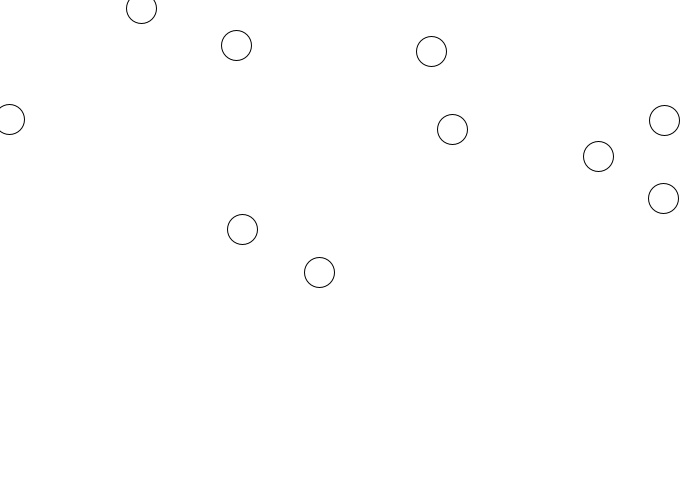
Frame 1 (no input)
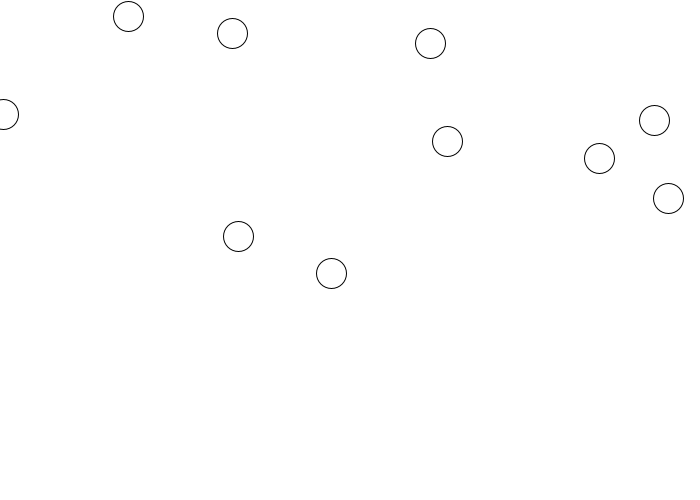
Frame 60 (the mouse pressed at the canvas centre just before this capture)
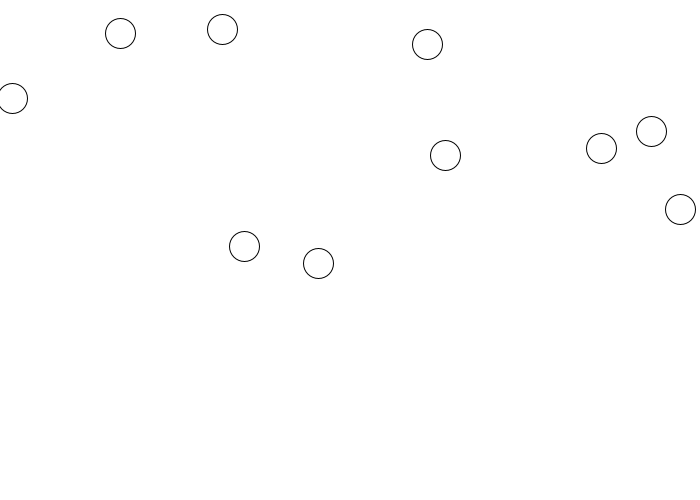
Frame 120 (the mouse held since frame 60 and released just before this capture)

The Processing sketch that drew these frames (run headless with seeded random() and noise(); from frame 60 on, the mouse is pressed at the canvas centre):

// Processing sketch: Task_Four
// ── Task_Four.pde
Circle[] circles = new Circle[10];

void setup() {
  size(700, 500);
  
  for (int i = 0; i < circles.length; i++) {
    float x = random(width);
    float y = random(height);
    circles[i] = new Circle(x, y);
  }
  
  circles[0].display();
}

void draw() {
  background(255);
  
  for (Circle c : circles) {
    c.move(random(-2, 2), random(-2, 2));
  }
}

class Circle {
  float xposition;
  float yposition;
  
  Circle(float xposition, float yposition) {
    this.xposition = xposition;
    this.yposition = yposition;
  }
  
  void display() {
    ellipse(xposition, yposition, 30, 30);
  }
  
  void move(float dx, float dy) {
    xposition += dx;
    yposition += dy;
    display();
  }
}
